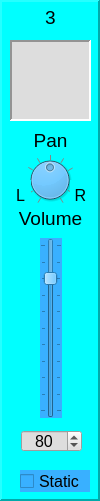
    <widget class="QFrame" name="frame_MidiMixer_Chan_3">
     <property name="geometry">
      <rect>
       <x>230</x>
       <y>10</y>
       <width>100</width>
       <height>501</height>
      </rect>
     </property>
     <property name="styleSheet">
      <string notr="true">background-color: rgb(0, 255, 255);</string>
     </property>
     <property name="frameShape">
      <enum>QFrame::Panel</enum>
     </property>
     <property name="frameShadow">
      <enum>QFrame::Raised</enum>
     </property>
     <property name="lineWidth">
      <number>2</number>
     </property>
     <property name="midLineWidth">
      <number>2</number>
     </property>
     <widget class="QSlider" name="verticalSlider_MidiMixerChanVol_3">
      <property name="geometry">
       <rect>
        <x>40</x>
        <y>238</y>
        <width>22</width>
        <height>180</height>
       </rect>
      </property>
      <property name="styleSheet">
       <string notr="true">background-color: rgb(57, 176, 255);</string>
      </property>
      <property name="maximum">
       <number>100</number>
      </property>
      <property name="value">
       <number>80</number>
      </property>
      <property name="orientation">
       <enum>Qt::Vertical</enum>
      </property>
      <property name="tickPosition">
       <enum>QSlider::TicksBothSides</enum>
      </property>
      <property name="tickInterval">
       <number>10</number>
      </property>
     </widget>
     <widget class="QDial" name="dial_MidiMixerChanPan_3">
      <property name="geometry">
       <rect>
        <x>25</x>
        <y>148</y>
        <width>50</width>
        <height>64</height>
       </rect>
      </property>
      <property name="styleSheet">
       <string notr="true">background-color: rgb(57, 176, 255);</string>
      </property>
      <property name="minimum">
       <number>-50</number>
      </property>
      <property name="maximum">
       <number>50</number>
      </property>
      <property name="notchTarget">
       <double>10.000000000000000</double>
      </property>
      <property name="notchesVisible">
       <bool>true</bool>
      </property>
     </widget>
     <widget class="QLabel" name="label_7">
      <property name="geometry">
       <rect>
        <x>27</x>
        <y>130</y>
        <width>47</width>
        <height>21</height>
       </rect>
      </property>
      <property name="font">
       <font>
        <pointsize>14</pointsize>
       </font>
      </property>
      <property name="text">
       <string>Pan</string>
      </property>
      <property name="alignment">
       <set>Qt::AlignCenter</set>
      </property>
     </widget>
     <widget class="QLabel" name="label_8">
      <property name="geometry">
       <rect>
        <x>10</x>
        <y>208</y>
        <width>81</width>
        <height>21</height>
       </rect>
      </property>
      <property name="font">
       <font>
        <pointsize>14</pointsize>
       </font>
      </property>
      <property name="text">
       <string>Volume</string>
      </property>
      <property name="alignment">
       <set>Qt::AlignCenter</set>
      </property>
     </widget>
     <widget class="QSpinBox" name="spinBox_MidiMixerChanVol_3">
      <property name="geometry">
       <rect>
        <x>21</x>
        <y>430</y>
        <width>61</width>
        <height>22</height>
       </rect>
      </property>
      <property name="font">
       <font>
        <pointsize>12</pointsize>
       </font>
      </property>
      <property name="styleSheet">
       <string notr="true">background-color: rgb(221, 221, 221);</string>
      </property>
      <property name="alignment">
       <set>Qt::AlignCenter</set>
      </property>
      <property name="maximum">
       <number>100</number>
      </property>
      <property name="value">
       <number>80</number>
      </property>
     </widget>
     <widget class="QLabel" name="label_9">
      <property name="geometry">
       <rect>
        <x>30</x>
        <y>5</y>
        <width>41</width>
        <height>25</height>
       </rect>
      </property>
      <property name="font">
       <font>
        <pointsize>14</pointsize>
       </font>
      </property>
      <property name="text">
       <string>3</string>
      </property>
      <property name="alignment">
       <set>Qt::AlignCenter</set>
      </property>
     </widget>
     <widget class="QTextEdit" name="textEdit_MidiMixerChanText_3">
      <property name="geometry">
       <rect>
        <x>10</x>
        <y>40</y>
        <width>81</width>
        <height>81</height>
       </rect>
      </property>
      <property name="styleSheet">
       <string notr="true">background-color: rgb(221, 221, 221);</string>
      </property>
      <property name="frameShape">
       <enum>QFrame::Panel</enum>
      </property>
      <property name="lineWidth">
       <number>2</number>
      </property>
      <property name="midLineWidth">
       <number>2</number>
      </property>
      <property name="readOnly">
       <bool>true</bool>
      </property>
     </widget>
     <widget class="QLabel" name="label_53">
      <property name="geometry">
       <rect>
        <x>70</x>
        <y>180</y>
        <width>21</width>
        <height>31</height>
       </rect>
      </property>
      <property name="font">
       <font>
        <pointsize>12</pointsize>
       </font>
      </property>
      <property name="text">
       <string>R</string>
      </property>
      <property name="alignment">
       <set>Qt::AlignCenter</set>
      </property>
     </widget>
     <widget class="QLabel" name="label_54">
      <property name="geometry">
       <rect>
        <x>10</x>
        <y>180</y>
        <width>21</width>
        <height>31</height>
       </rect>
      </property>
      <property name="font">
       <font>
        <pointsize>12</pointsize>
       </font>
      </property>
      <property name="text">
       <string>L</string>
      </property>
      <property name="alignment">
       <set>Qt::AlignCenter</set>
      </property>
     </widget>
     <widget class="QCheckBox" name="checkBox_MidiMixerChanStaticVol_3">
      <property name="geometry">
       <rect>
        <x>20</x>
        <y>470</y>
        <width>70</width>
        <height>22</height>
       </rect>
      </property>
      <property name="font">
       <font>
        <pointsize>12</pointsize>
       </font>
      </property>
      <property name="styleSheet">
       <string notr="true">background-color: rgb(57, 176, 255);</string>
      </property>
      <property name="text">
       <string>Static</string>
      </property>
     </widget>
    </widget>
